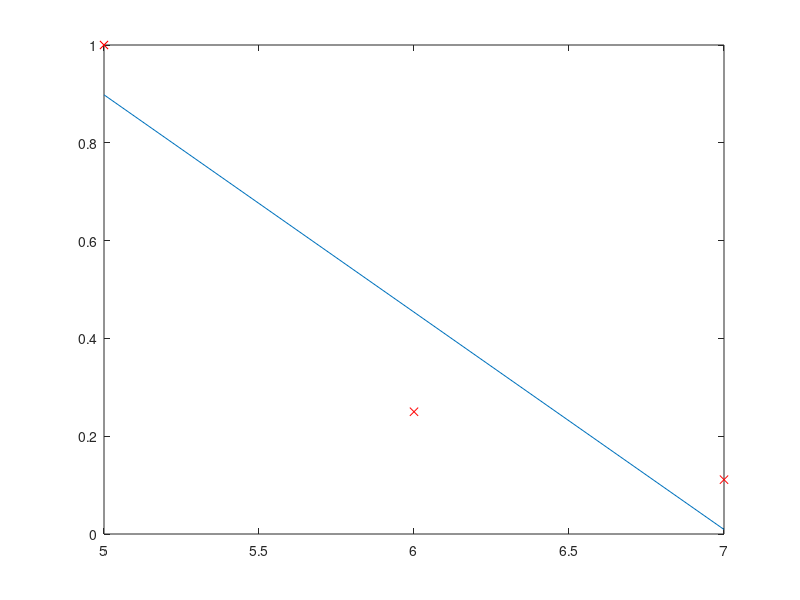

This chart was generated by the following MATLAB code:
%% Dimensionamento
%{
f0 = 40e3;
w0 = 2*pi*f0;
L = 2e-3;
Rs1 = 250;
Rs2 = 500;
fn = 10e3/f0 : 0.01 : 90e3/f0;

function y = Q0 (Rs, w0, L)
  y = w0 * L / Rs;
end

function y = In (fn, Rs, w0, L)
  y = 1./sqrt(1 + Q0(Rs, w0, L)^2 * (fn - 1./fn).^2);
end

figure("Name", "1");
plot(fn, In(fn, Rs1, w0, L));
figure("Name", "2");
plot(fn, In(fn, Rs2, w0, L));

C = 1/(w0^2 * L);

function y = Z(R, w, L, C)
	y = sqrt(R^2 + (w*L - 1/(w*C))^2);
endfunction

function y = alfaZ(R, w, L, C)
	y = atan2(w*L - 1/(w*C), R);
endfunction	

function y = Ief(Rs, w, L, C)
	y = 1 / Z(Rs, w, L, C); % Ug = 1 V sempre
endfunction

function y = alfaI(Rs, w, L, C)
	y = - alfaZ(Rs, w, L, C);
endfunction	

function y = Ucef(Rs, w, L, C)
	y = Ief(Rs, w, L, C) / (w*C);
endfunction	

function y = alfaUc(Rs, w, L, C)
	y = alfaI(Rs, w, L, C) - (pi/2);
endfunction	

function y = Ulef(Rs, w, L, C)
	y = Ief(Rs, w, L, C) * w*L;
endfunction	

function y = alfaUl(Rs, w, L, C)
	y = alfaI(Rs, w, L, C) + (pi/2);
endfunction	

function y = Uref(Rs, w, L, C)
	y = Ief(Rs, w, L, C) * Rs;
endfunction	

function y = alfaUr(Rs, w, L, C)
	y = alfaI(Rs, w, L, C);
endfunction	

for w = 2*pi*[f0 0.95*f0 1.05*f0]
	f = w/(2*pi)
	printf("Ief = %g ∠ %g\n", Ief(Rs1, w, L, C), rad2deg(alfaI(Rs1, w, L, C)));
	printf("Ucef = %g ∠ %g\n", Ucef(Rs1, w, L, C), rad2deg(alfaUc(Rs1, w, L, C)));
	printf("Ulef = %g ∠ %g\n", Ulef(Rs1, w, L, C), rad2deg(alfaUl(Rs1, w, L, C)));
	printf("Uref = %g ∠ %g\n", Uref(Rs1, w, L, C), rad2deg(alfaUr(Rs1, w, L, C)));
	disp('');
endfor
%}
%% Experimental
% 5.1
f = [ 1; 2; 3; ];
Cexp = [ 5; 6; 7; ];
x = Cexp;
y = 1./(f.^2);
plot(x, y, 'rx');
hold on;

% Number of sample points
n = length(x);
% https://en.wikipedia.org/wiki/Ordinary_least_squares#Simple_regression_model
%m = (n*sum(x.*y) - (sum(x)*sum(y)))/(n*sum(x.^2) - sum(x)^2)
%b = (1/n)*sum(y) - m*(1/n)*sum(x)

% Add a column of all ones (intercept term) to x
X = [ones(n, 1) x];
% Calculate the normal equation of OLS https://en.wikipedia.org/wiki/Ordinary_least_squares
% http://www.lauradhamilton.com/tutorial-linear-regression-with-octave
%R = (pinv(X'*X))*X'*y
% https://octave.org/doc/v4.2.2/Linear-Least-Squares.html
R = ols(y, X);
plot(x, X*R);
m = R(2);
b = R(1);
L = m/(4*pi^2)
Cd = b/(4*pi^2*L)